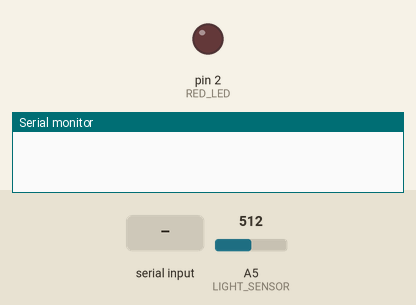
A sketch run on a simulated Arduino Uno, built with avr-gcc and run on an emulated ATmega328P. Parts: output pins drawn as LEDs (lit = HIGH), the last lines printed to the serial monitor. The inputs (shaded band) are chosen by the test bench; at power-on: A5 (LIGHT_SENSOR) = 512.

Above: at 1.2 s.
1.3 s: "1\n" received over Serial
At 1.58 s:
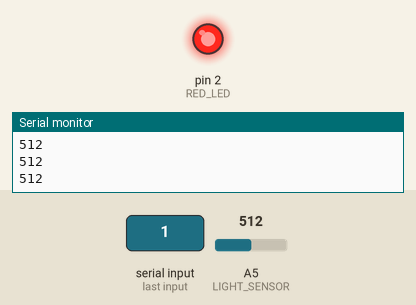
Timing chart, 0 to 4.3 s (numbered marks = the images above; inputs shaded):
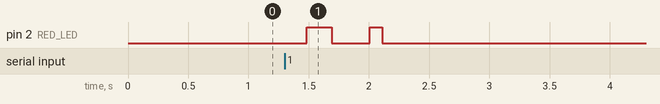

The sketch:

datalink.ino
```cpp
const int RED_LED = 2;
const int LIGHT_SENSOR = A5;
const int SAMPLES_PER_UI = 20; // # samples in unit interval
const int DELAY = 50;
const int LIGHT_RISE_TIME = 40; // Delay time for red light input high/low to take effect


void setup() {
  pinMode(RED_LED, OUTPUT);
  pinMode(LIGHT_SENSOR, INPUT);
  Serial.begin(9600);
}

void sample() {
  int ldrValue = analogRead(LIGHT_SENSOR);
  Serial.println(ldrValue);
  delay(DELAY / SAMPLES_PER_UI);
}

void bits(unsigned char byte, unsigned char bits_in_byte[8]){
  unsigned char mask = 1;
  for (int i=7; i>=0; i--) {
    bits_in_byte[i] = byte & mask ? 1: 0;
    mask *= 2;
  }
}

void loop() {

  if (Serial.available() > 0) {

    // Read the incoming bytes until newline
    String inputString = Serial.readStringUntil('\n');

    // input string to bytes
    int stringLen = inputString.length();
    int buf_size = stringLen + 1;
    unsigned char byteArray[buf_size]; // Example size, make it appropriate
    // if (stringLen < sizeof(byteArray)) { // Check if buffer is large enough
    inputString.getBytes(byteArray, sizeof(byteArray));

    for (int byte_idx=0; byte_idx<buf_size; byte_idx++) {
      unsigned char byte = byteArray[byte_idx];
      unsigned char bits_in_byte[8];

      bits(byte, bits_in_byte);
      for (int i=0; i<8; i++) {
        int current_bit = bits_in_byte[i];
        digitalWrite(RED_LED, current_bit);
          delay(LIGHT_RISE_TIME);
          for (int i=0; i < SAMPLES_PER_UI; i++) {
            sample();
          }
      }
      digitalWrite(RED_LED, LOW);
      delay(DELAY * 10);

    }
  }
}
```

Measured:
- after the input at 1.3 s, pin 2 (RED_LED): LOW → HIGH after 0.18 s, → LOW 0.21 s later, → HIGH 0.31 s later, → LOW 0.10 s later
